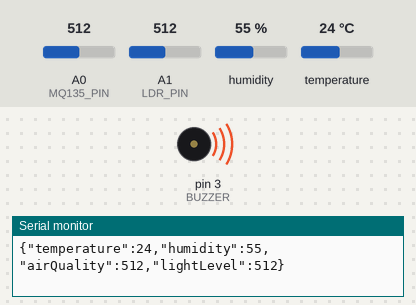
A sketch run on a simulated Arduino Uno, built with avr-gcc and run on an emulated ATmega328P. Shown: buzzer (waves = sounding, pin HIGH), the last lines printed to the serial monitor. The test bench sets the inputs (shaded band); at power-on: A0 (MQ135_PIN) = 512, A1 (LDR_PIN) = 512, humidity 55 %, temperature 24 °C.

Above: at 2.8 s.
2.9 s: A0 (MQ135_PIN) set to 314
5.6 s: A0 (MQ135_PIN) set to 282
At 7.5 s:
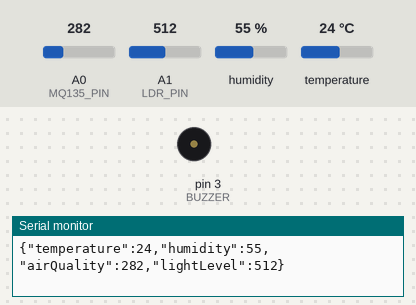
8.3 s: A0 (MQ135_PIN) set to 306
At 11.2 s:
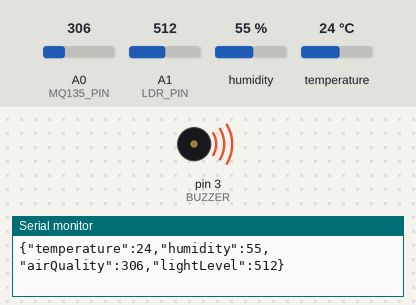
11.5 s: A0 (MQ135_PIN) set to 190
At 13.3 s:
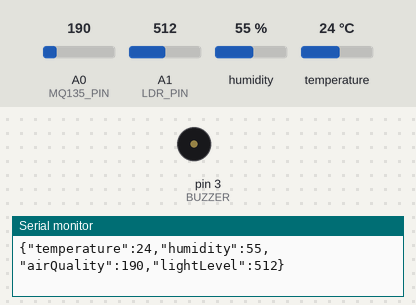
Timing chart, 0 to 14.8 s (numbered marks = the images above; inputs shaded):
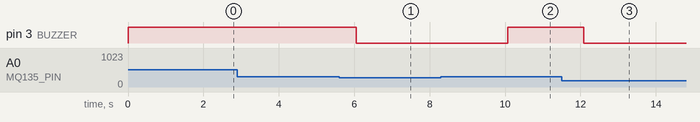

Measured:
- the behaviour switches between 301 and 300 on A0 (MQ135_PIN) (found by bisection; images 0 and 1)
- after the input at 5.6 s, pin 3 (BUZZER): HIGH → LOW after 0.45 s
- after the input at 8.3 s, pin 3 (BUZZER): LOW → HIGH after 1.8 s
- after the input at 11.5 s, pin 3 (BUZZER): HIGH → LOW after 0.58 s

The sketch:

main.ino
```cpp
#include <DHT.h>
#include <ArduinoJson.h>

#define DHTPIN 2         // Pin connected to DHT22 data pin
#define DHTTYPE DHT22    // DHT22 sensor
#define BUZZER 3         // Buzzer pin
#define MQ135_PIN A0     // MQ135 sensor analog pin
#define LDR_PIN A1       // LDR analog pin

DHT dht(DHTPIN, DHTTYPE);

// Thresholds
float tempThreshold = 30.0;    // Temperature in Celsius
float humidityThreshold = 60.0; // Humidity in %
int airQualityThreshold = 300; // Air quality in arbitrary units
int lightThreshold = 500;      // Light intensity (analog value)

void setup() {
  Serial.begin(9600);    // Initialize serial communication
  dht.begin();           // Initialize DHT sensor
  pinMode(BUZZER, OUTPUT);
  digitalWrite(BUZZER, LOW);
}

void loop() {
  // Read DHT22 sensor
  float temperature = dht.readTemperature();
  float humidity = dht.readHumidity();

  // Read MQ135 sensor
  int airQuality = analogRead(MQ135_PIN);

  // Read LDR sensor
  int lightLevel = analogRead(LDR_PIN);

  // Create a JSON object
  StaticJsonDocument<200> doc;
  doc["temperature"] = isnan(temperature) ? 0 : temperature;
  doc["humidity"] = isnan(humidity) ? 0 : humidity;
  doc["airQuality"] = airQuality;
  doc["lightLevel"] = lightLevel;

  // Send JSON data via Serial
  serializeJson(doc, Serial);
  Serial.println(); // End JSON object with a newline for easier parsing

  // Check thresholds and control buzzer
  if (temperature > tempThreshold ||
      humidity > humidityThreshold ||
      airQuality > airQualityThreshold ||
      lightLevel < lightThreshold) {
    digitalWrite(BUZZER, HIGH); // Turn buzzer on
  } else {
    digitalWrite(BUZZER, LOW);  // Turn buzzer off
  }

  delay(2000); // Wait 2 seconds before the next loop
}
```
